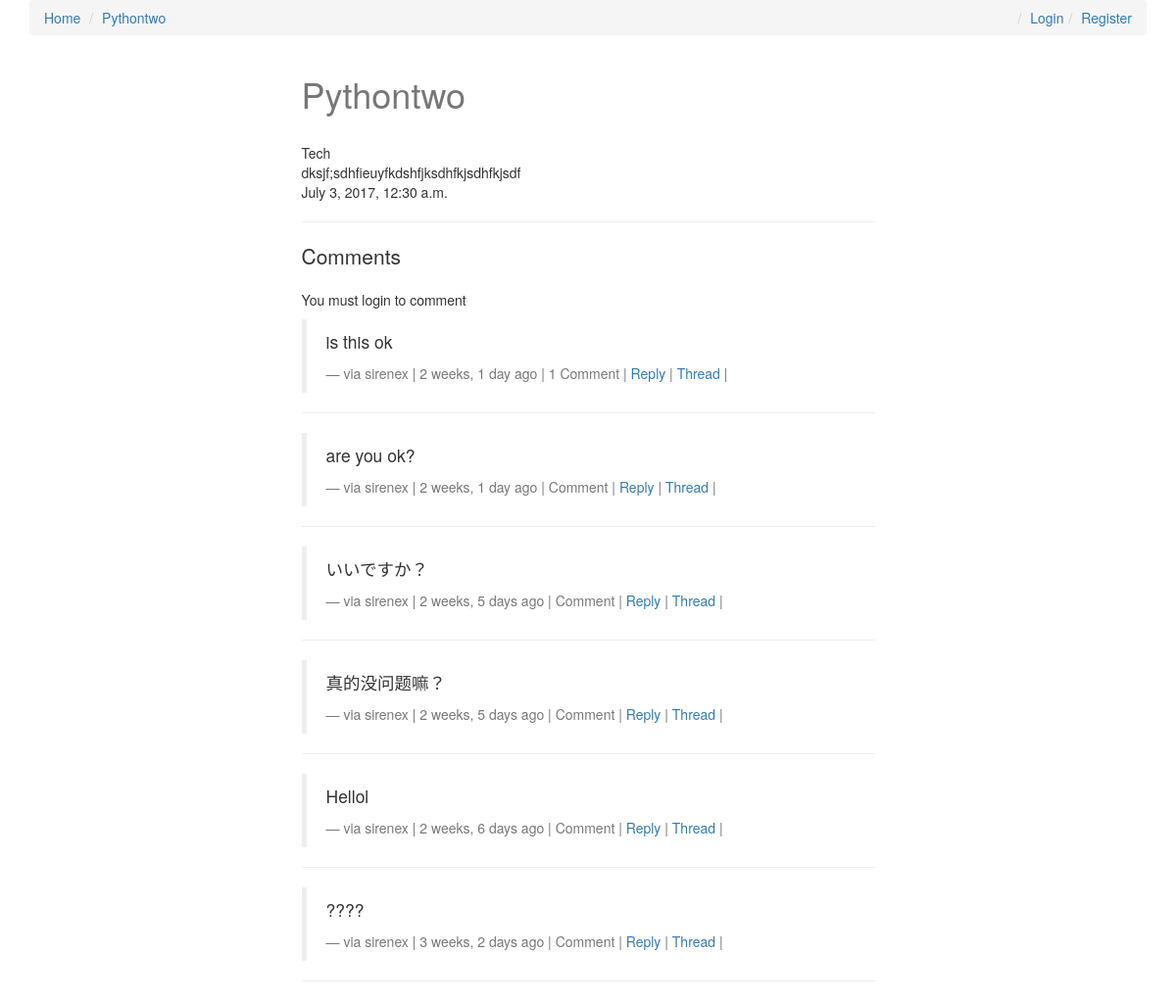
Before: /blog/pythontwo/ with the older database file.
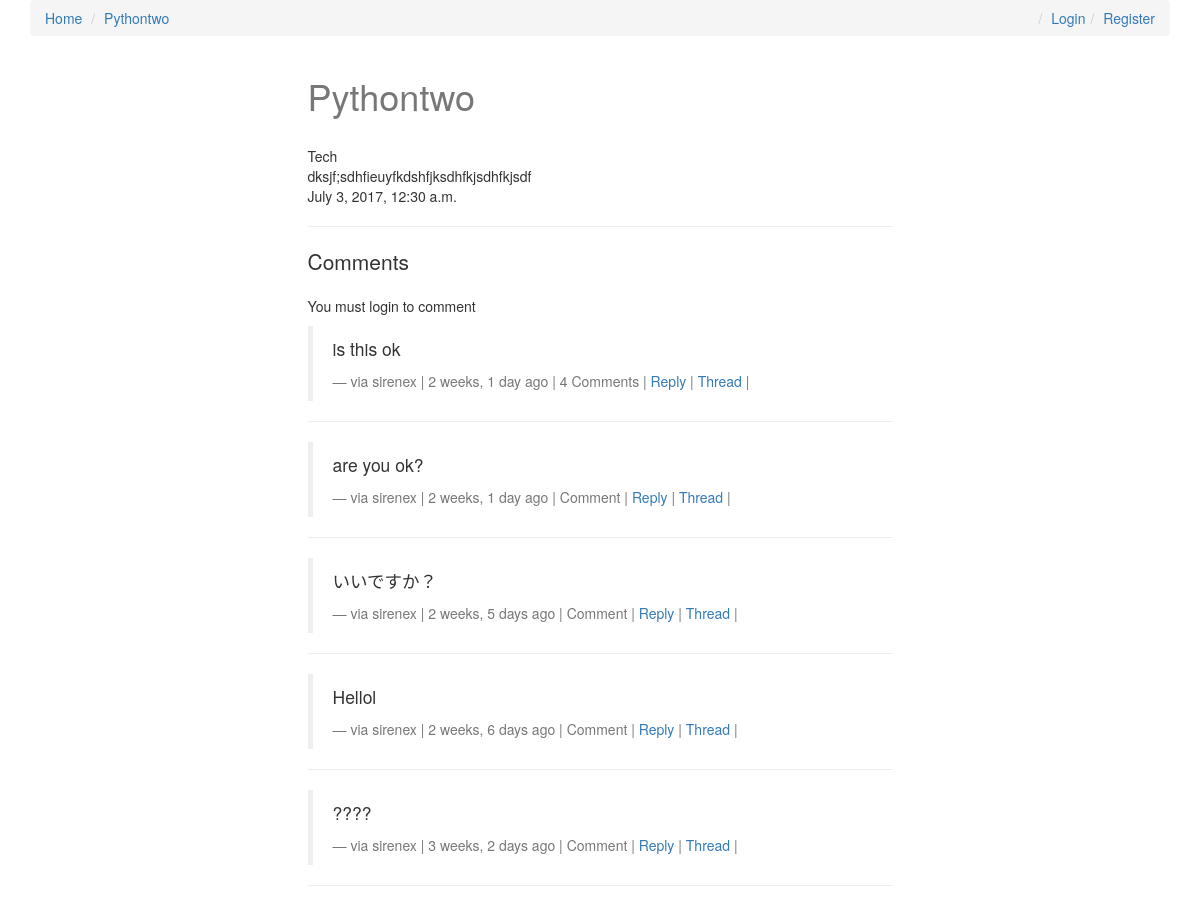
After: the same page with the newer database file.
### comment/models.py (models this page shows, shortened)
class Comment(models.Model):
    user = models.ForeignKey(settings.AUTH_USER_MODEL, default=1)
    content_type = models.ForeignKey(ContentType, on_delete=models.CASCADE, null=True)
    object_id = models.PositiveIntegerField(null=True)
    parent = models.ForeignKey('self', null=True, blank=True)
    content_object = GenericForeignKey('content_type', 'object_id')
    content = models.TextField()
    timestamp = models.DateTimeField(auto_now=False, auto_now_add=True)
    objects = CommentManager()
    class Meta:
        ordering = ['-timestamp']
    def get_absolute_url(self):
        return reverse("comment:comment_thread", kwargs={"id": self.id })
    def children(self):
        return Comment.objects.filter(parent=self)

### post/views.py (the view, shortened to what this page needs)
# urls.py: url(r'^(?P<slug>[-\w]+)/$', post_views.post_detail, name="detail"),
def post_detail(request, slug=None):
    ins = get_object_or_404(Post,slug=slug)
    if ins.publish > timezone.now().date() or ins.draft:
        if not request.user.is_staff or not request.user.is_superuser:
            raise Http404
    initial_data = {
        "content_type": ins.get_content_type,
        "object_id": ins.id,
    }
    comment_forms = CommentForm(request.POST or None, initial=initial_data)
    comments = ins.comments
    context = {
        "instance": ins,
        "comments": comments,
        "comment_forms": comment_forms,
    }
    return render(request,"detail.html", context)

### comment/models.py (called while the page is built)
    def filter_by_instance(self, instance):
        content_type = ContentType.objects.get_for_model(instance.__class__)
        obj_id = instance.id
        qs = super(CommentManager, self).filter(content_type=content_type, object_id=obj_id).filter(parent=None)
        return qs

### post/models.py (called while the page is built)
    @property
    def comments(self):
        instance = self
        qs = Comment.objects.filter_by_instance(instance)
        return qs

    @property
    def get_content_type(self):
        instance = self
        content_type = ContentType.objects.get_for_model(instance.__class__)
        return content_type

### templates/detail.html (shortened to what this page needs)
{% extends "base.html" %}
{% load crispy_forms_tags %}
{% block post_detail_link %}
<li><a href="{{ instance.get_absolutely_url }}">{{ instance.title }}</a></li>
{% endblock %}
{% block content %}
<div class="row">
    <div class="col-sm-6 col-md-offset-3 ">
        <h1>{{ instance.title }} </h1></br>
        {{ instance.category }} </br>
        <div class="markdown-content">{{ instance.content}} </br></div>
        {{ instance.timestamp }} </br>
        <hr/>
        <div>
        <p class="lead"> Comments </p>
        {% if request.user.is_authenticated %}
        <form method="post" action=".">{% csrf_token %}
            {{ comment_forms|crispy }}
            <input type="submit" class="btn btn-default" />
        </form>
        {% else %}
            <p>You must login to comment</p>
        {% endif %}
        {% for comt in comments %}
            <blockquote>
                <p>{{ comt.content }}</p>
                <footer>via {{ comt.user }} | {{ comt.timestamp|timesince }} ago | {% if comt.children.count > 0 %} {{ comt.children.count }}{% endif %} Comment{% if comt.children.count > 1 %}s{% endif %} | <a class="comment-reply-btn" href="#">Reply</a> |<a href="{{ comt.get_absolute_url }}"> Thread </a>| {% if comt.user == request.user %}<a href="{{ comt.get_delete_url }}"> Delete </a>{% endif %}</footer>
            </blockquote>
            <hr/>
        {% endfor %}
    </div>
    </div>
</div>
{% endblock %}}

Changed rows visible on the page:
removed Comment: content "真的没问题嘛？", user "sirenex", timestamp "2 weeks, 5 days"
shown differently, row unchanged: Comment "is this ok": children.count "1" → "4"; now shows "s"
